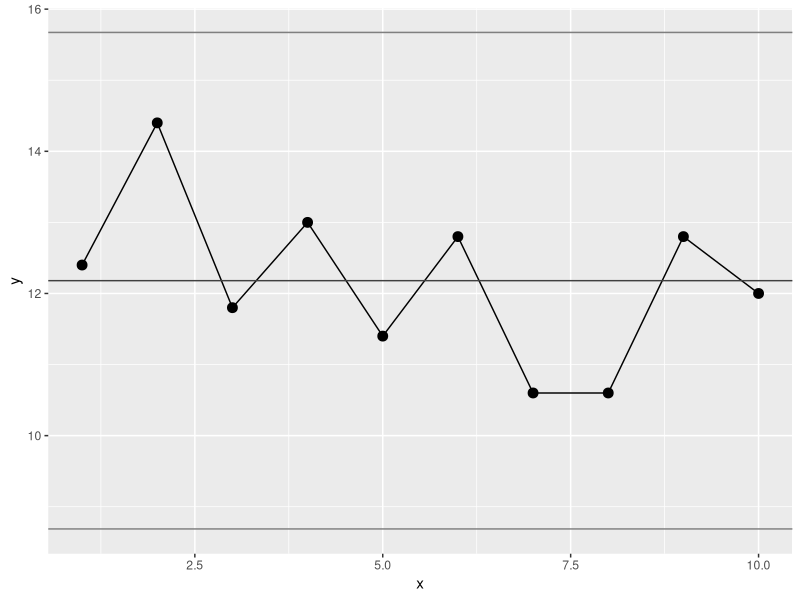
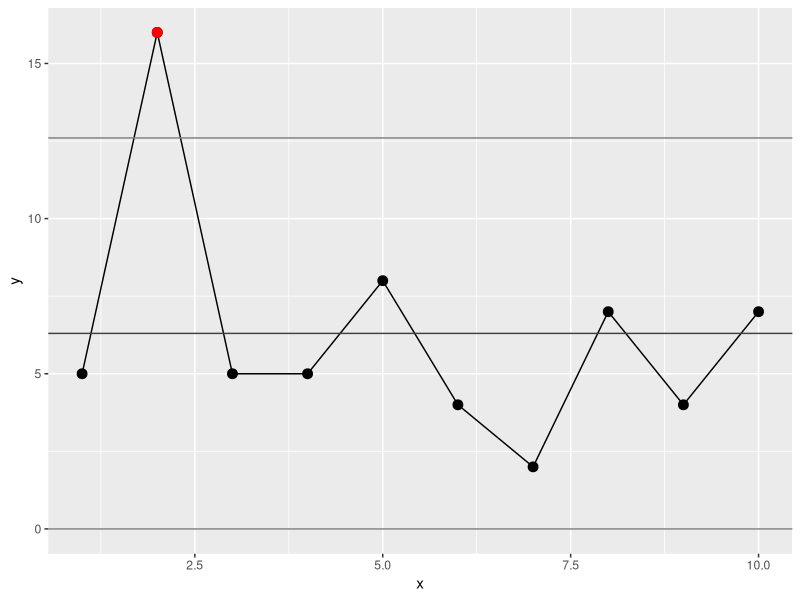

R code for these plots, in order:
library(ggplot2)

data <- read.csv("ch23p425.txt", header=TRUE);

hours <- matrix(0, 10);
min <- matrix(1000000, 10);
max <- matrix(0, 10);
sum <- matrix(0, 10);
count <- matrix(0, 10);

for (i in seq(1, length(data$Hour))) {
    s = data$Hour[i];
    d = data$Calls[i];
    count[s] = count[s] + 1;
    sum[s] = sum[s] + d;
    if (d < min[s]) {
        min[s] = d;
    }
    if (d > max[s]) {
        max[s] = d;
    }
}

range <- matrix(0, 10);
mean <- matrix(0, 10);

for (i in seq(1, length(hours))) {
    hours[i] = i;
    range[i] = max[i] - min[i];
    mean[i] = sum[i] / count[i];
}

udata <- function(r) {
    m <- mean(r);
    sd <- sd(r);
    lcl <- m - 3 * sd;
    if (lcl < 0) {
        lcl = 0;
    }
    ucl <- m + (m - lcl);
    return (data.frame(mean = m, sd = sd, ucl = ucl, lcl = lcl));
}

data1 <- data.frame(x = hours, y = mean);
cl <- udata(mean);
png(filename="ch23p425-1.png");

ggplot(data=data1, aes(x=x, y=y)) +
  geom_point(color="black", size=3) +
  geom_line(color="black") +
  geom_hline(yintercept=cl$ucl, color="gray50") +
  geom_hline(yintercept=cl$mean, color="gray25") +
  geom_hline(yintercept=cl$lcl, color="gray50");
dev.off();



data1 <- data.frame(x = hours, y = range);
cl <- udata(range);
cl;
png(filename="ch23p425-2.png");

ggplot(data=data1, aes(x=x, y=y)) +
  geom_point(color="black", size=3) +
  geom_line(color="black") +
  geom_point(data=subset(data1, y < cl$lcl | y > cl$ucl), aes(x=x, y=y), color="red", size=3) +
  geom_hline(yintercept=cl$ucl, color="gray50") +
  geom_hline(yintercept=cl$mean, color="gray25") +
  geom_hline(yintercept=cl$lcl, color="gray50");
dev.off();



